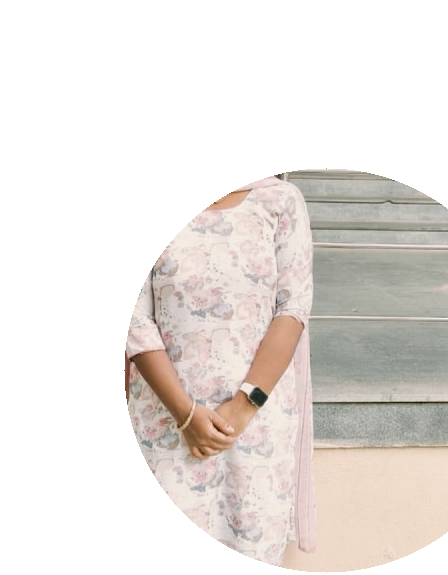
#> input picture 1000083483_no_rings.png, 448 x 575 px
$ python -i remove_rings.py   (imports and definitions only)
#> lines starting #> are read from the running program, lines starting #| are printed output that depends on the picture; after the words box and inside, x2 and y2 are one past the last pixel; in counts of white or black regions, pixels touching at a corner belong together
import cv2
import numpy as np
import os
import sys

def remove_rings_from_image(image_path, output_path=None):
    """
    Remove circular/elliptical rings/borders from an image
    """
#> called with image_path = '1000083483_no_rings.png'
    # Read the image
    img = cv2.imread(image_path)
#> img is the input picture: shape (575, 448, 3); mean B, G, R 223.4, 227.5, 232.9
    if img is None:
        print(f"Error: Could not read image from {image_path}")
        return False

    # Convert to grayscale
    gray = cv2.cvtColor(img, cv2.COLOR_BGR2GRAY)
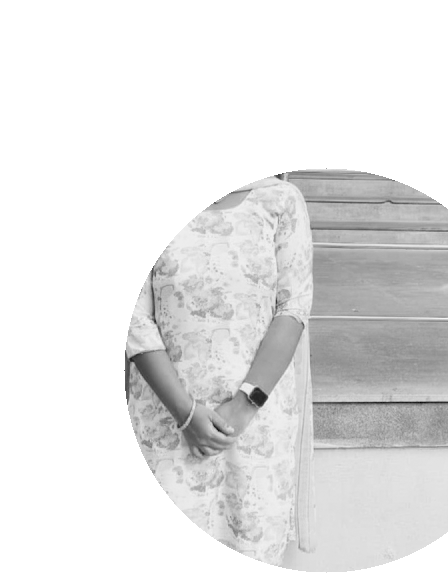
#> gray: shape (575, 448); min 6, max 255, mean 228.7

    # Apply Gaussian blur to reduce noise
    blurred = cv2.GaussianBlur(gray, (9, 9), 2)

    # Detect circles using Hough Circle Transform
    circles = cv2.HoughCircles(
        blurred,
        cv2.HOUGH_GRADIENT,
        dp=1,
        minDist=100,
        param1=50,
        param2=30,
        minRadius=50,
        maxRadius=min(img.shape[0], img.shape[1]) // 2
    )
#> circles = [[326.5, 370.5, 202.3], [215.5, 364.5, 94.3], [358.5, 260.5, 88.5]]

    if circles is not None:
        circles = np.round(circles[0, :]).astype("int")
#> circles = [[326, 370, 202], [216, 364, 94], [358, 260, 88]]

        # Create a mask to keep only the content inside the largest circle
        mask = np.zeros(gray.shape, dtype=np.uint8)

        # Find the largest circle (assuming it's the main ring)
        if len(circles) > 0:
            # Sort circles by radius and take the largest
            circles = sorted(circles, key=lambda x: x[2], reverse=True)
            x, y, r = circles[0]
#> x = 326; y = 370; r = 202

            # Create circular mask
            cv2.circle(mask, (x, y), r - 10, 255, -1)  # Slightly smaller radius to avoid ring
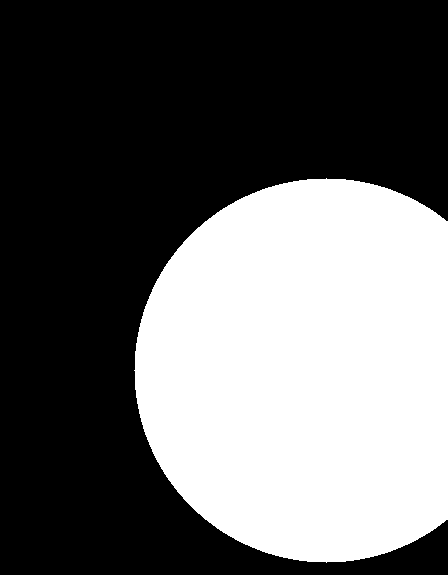
#> mask: shape (575, 448); 39.3% white; 1 white region, box (x1, y1, x2, y2) and area: (134, 178, 448, 563) 101204

            # Apply mask to original image
            result = cv2.bitwise_and(img, img, mask=mask)
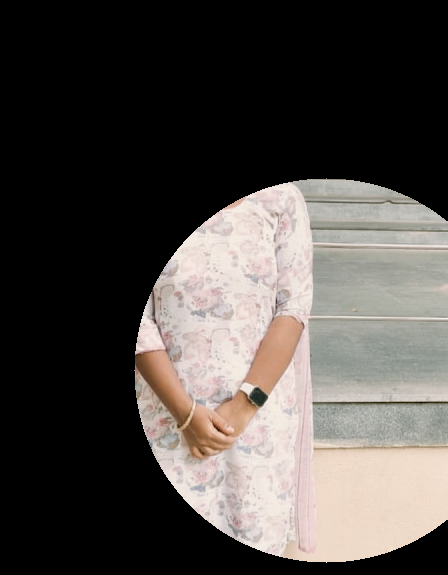
#> result: shape (575, 448, 3); mean B, G, R 71.1, 74.8, 79.7

            # Create a white background
            white_bg = np.ones_like(img) * 255
            white_bg = cv2.bitwise_and(white_bg, white_bg, mask=cv2.bitwise_not(mask))

            # Combine the masked image with white background
            final_result = cv2.add(result, white_bg)
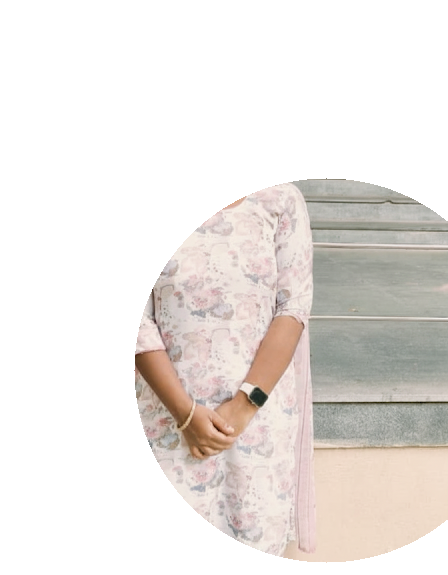
#> final_result: shape (575, 448, 3); mean B, G, R 225.9, 229.6, 234.5

            # Save the result
            if output_path is None:
                name, ext = os.path.splitext(image_path)
                output_path = f"{name}_no_rings{ext}"

            cv2.imwrite(output_path, final_result)
            print(f"Successfully removed rings. Saved to: {output_path}")
            return True

    print("No circular rings detected in the image.")
    return False

# [43 lines left out: function remove_elliptical_border, not called in this run]

# [21 lines not run here, left out]

>>> result = remove_rings_from_image('1000083483_no_rings.png')
